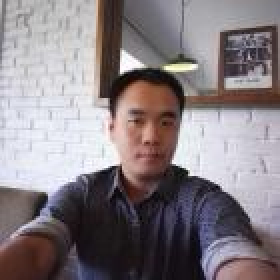
#> input picture demo_python/media/xwp.jpg, 140 x 140 px (shown 2 times larger)
$ python t1.py
#> lines starting #> are read from the running program, lines starting #| are printed output that depends on the picture
#!/usr/bin/env python
#coding: utf-8

myPath = "./media/"
fontPath = "./media/"
inputFile = "xwp.jpg"
outputFile = "output.jpg"

import Image, ImageFont, ImageDraw
#打开图片
im = Image.open(myPath + inputFile)
#> im is the input picture: PIL image 140x140 RGB; mean R, G, B 135.3, 126.7, 131.2
draw = ImageDraw.Draw(im)
#根据图片大小确定字体大小
fontsize = min(im.size)/4
#> fontsize = 35
#加文字
font = ImageFont.truetype(fontPath + 'KhmerOS.ttf', fontsize)
draw.text((im.size[0]-fontsize, 30), '7', font = font, fill = (0,0,100))
im.save(myPath + outputFile,"jpeg")
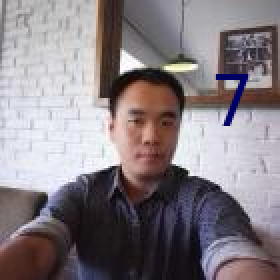
#> saved as output.jpg: PIL image 140x140 RGB (shown 2 times larger); mean R, G, B 134.3, 125.8, 131
